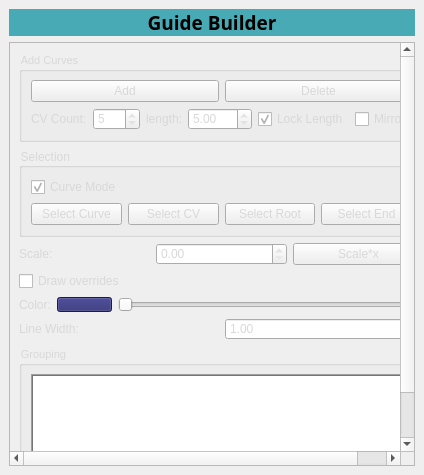
<?xml version="1.0" encoding="UTF-8"?>
<ui version="4.0">
 <class>MainWindow</class>
 <widget class="QMainWindow" name="MainWindow">
  <property name="geometry">
   <rect>
    <x>0</x>
    <y>0</y>
    <width>424</width>
    <height>475</height>
   </rect>
  </property>
  <property name="windowTitle">
   <string>Curve Tool</string>
  </property>
  <property name="dockNestingEnabled">
   <bool>true</bool>
  </property>
  <property name="unifiedTitleAndToolBarOnMac">
   <bool>false</bool>
  </property>
  <widget class="QWidget" name="centralwidget">
   <layout class="QVBoxLayout" name="verticalLayout_5">
    <item>
     <widget class="QLabel" name="label_top_Curves_Utility">
      <property name="enabled">
       <bool>true</bool>
      </property>
      <property name="font">
       <font>
        <family>Stencil Std</family>
        <pointsize>14</pointsize>
        <weight>75</weight>
        <bold>true</bold>
       </font>
      </property>
      <property name="styleSheet">
       <string notr="true">background-color: rgb(72, 170, 181);
color: rgb(0, 0, 0);</string>
      </property>
      <property name="frameShape">
       <enum>QFrame::NoFrame</enum>
      </property>
      <property name="frameShadow">
       <enum>QFrame::Plain</enum>
      </property>
      <property name="lineWidth">
       <number>1</number>
      </property>
      <property name="text">
       <string>Guide Builder</string>
      </property>
      <property name="alignment">
       <set>Qt::AlignCenter</set>
      </property>
      <property name="margin">
       <number>0</number>
      </property>
     </widget>
    </item>
    <item>
     <widget class="QScrollArea" name="scrollArea">
      <property name="widgetResizable">
       <bool>true</bool>
      </property>
      <widget class="QWidget" name="scrollAreaWidgetContents">
       <property name="geometry">
        <rect>
         <x>0</x>
         <y>0</y>
         <width>387</width>
         <height>452</height>
        </rect>
       </property>
       <layout class="QVBoxLayout" name="verticalLayout_3">
        <item>
         <widget class="QGroupBox" name="grp_add_curves">
          <property name="font">
           <font>
            <pointsize>8</pointsize>
           </font>
          </property>
          <property name="styleSheet">
           <string notr="true">color: rgb(216, 216, 216);</string>
          </property>
          <property name="title">
           <string>Add Curves</string>
          </property>
          <property name="flat">
           <bool>true</bool>
          </property>
          <layout class="QVBoxLayout" name="verticalLayout">
           <item>
            <layout class="QHBoxLayout" name="horizontalLayout_2">
             <property name="sizeConstraint">
              <enum>QLayout::SetDefaultConstraint</enum>
             </property>
             <item>
              <widget class="QPushButton" name="btn_add_curve">
               <property name="enabled">
                <bool>true</bool>
               </property>
               <property name="text">
                <string>Add</string>
               </property>
              </widget>
             </item>
             <item>
              <widget class="QPushButton" name="btn_del_curve">
               <property name="text">
                <string>Delete</string>
               </property>
              </widget>
             </item>
            </layout>
           </item>
           <item>
            <layout class="QHBoxLayout" name="horizontalLayout">
             <item>
              <widget class="QLabel" name="label_2">
               <property name="text">
                <string>CV Count:</string>
               </property>
              </widget>
             </item>
             <item>
              <widget class="QSpinBox" name="spin_cv_count">
               <property name="minimum">
                <number>2</number>
               </property>
               <property name="maximum">
                <number>200</number>
               </property>
               <property name="value">
                <number>5</number>
               </property>
              </widget>
             </item>
             <item>
              <widget class="QLabel" name="label_3">
               <property name="text">
                <string>length:</string>
               </property>
              </widget>
             </item>
             <item>
              <widget class="QDoubleSpinBox" name="dspin_crv_len">
               <property name="minimum">
                <double>1.000000000000000</double>
               </property>
               <property name="maximum">
                <double>999.990000000000009</double>
               </property>
               <property name="value">
                <double>5.000000000000000</double>
               </property>
              </widget>
             </item>
             <item>
              <widget class="QCheckBox" name="check_lock_len">
               <property name="text">
                <string>Lock Length</string>
               </property>
               <property name="checked">
                <bool>true</bool>
               </property>
              </widget>
             </item>
             <item>
              <widget class="QCheckBox" name="checkBox">
               <property name="text">
                <string>Mirror</string>
               </property>
              </widget>
             </item>
            </layout>
           </item>
          </layout>
         </widget>
        </item>
        <item>
         <widget class="QGroupBox" name="grp_selection">
          <property name="styleSheet">
           <string notr="true">color: rgb(216, 216, 216);</string>
          </property>
          <property name="title">
           <string>Selection </string>
          </property>
          <property name="flat">
           <bool>true</bool>
          </property>
          <layout class="QVBoxLayout" name="verticalLayout_2">
           <item>
            <widget class="QCheckBox" name="check_curve_mode">
             <property name="text">
              <string>Curve Mode</string>
             </property>
             <property name="checked">
              <bool>true</bool>
             </property>
            </widget>
           </item>
           <item>
            <layout class="QHBoxLayout" name="horizontalLayout_3">
             <property name="sizeConstraint">
              <enum>QLayout::SetDefaultConstraint</enum>
             </property>
             <item>
              <widget class="QPushButton" name="btn_sel_curve">
               <property name="enabled">
                <bool>true</bool>
               </property>
               <property name="text">
                <string>Select Curve</string>
               </property>
              </widget>
             </item>
             <item>
              <widget class="QPushButton" name="btn_sel_cv">
               <property name="text">
                <string>Select CV</string>
               </property>
              </widget>
             </item>
             <item>
              <widget class="QPushButton" name="btn_sel_root">
               <property name="text">
                <string>Select Root</string>
               </property>
              </widget>
             </item>
             <item>
              <widget class="QPushButton" name="btn_sel_end">
               <property name="text">
                <string>Select End</string>
               </property>
              </widget>
             </item>
            </layout>
           </item>
          </layout>
         </widget>
        </item>
        <item>
         <layout class="QHBoxLayout" name="horizontalLayout_4">
          <item>
           <widget class="QLabel" name="label_scale">
            <property name="styleSheet">
             <string notr="true">color: rgb(216, 216, 216);</string>
            </property>
            <property name="text">
             <string>Scale:</string>
            </property>
           </widget>
          </item>
          <item>
           <widget class="QDoubleSpinBox" name="dspin_scale_curve">
            <property name="styleSheet">
             <string notr="true">color: rgb(216, 216, 216);</string>
            </property>
           </widget>
          </item>
          <item>
           <widget class="QPushButton" name="btn_scale_curve">
            <property name="styleSheet">
             <string notr="true">color: rgb(216, 216, 216);</string>
            </property>
            <property name="text">
             <string>Scale*x</string>
            </property>
           </widget>
          </item>
         </layout>
        </item>
        <item>
         <widget class="QCheckBox" name="check_draw_override">
          <property name="styleSheet">
           <string notr="true">color: rgb(216, 216, 216);</string>
          </property>
          <property name="text">
           <string>Draw overrides</string>
          </property>
         </widget>
        </item>
        <item>
         <layout class="QHBoxLayout" name="horizontalLayout_5">
          <item>
           <widget class="QLabel" name="label_color">
            <property name="styleSheet">
             <string notr="true">color: rgb(216, 216, 216);</string>
            </property>
            <property name="text">
             <string>Color:</string>
            </property>
           </widget>
          </item>
          <item>
           <widget class="QPushButton" name="btn_color_picker">
            <property name="minimumSize">
             <size>
              <width>55</width>
              <height>12</height>
             </size>
            </property>
            <property name="focusPolicy">
             <enum>Qt::NoFocus</enum>
            </property>
            <property name="styleSheet">
             <string notr="true">background-color: rgb(37, 37, 110);</string>
            </property>
            <property name="text">
             <string/>
            </property>
           </widget>
          </item>
          <item>
           <widget class="QSlider" name="slider_color">
            <property name="maximum">
             <number>100</number>
            </property>
            <property name="orientation">
             <enum>Qt::Horizontal</enum>
            </property>
           </widget>
          </item>
         </layout>
        </item>
        <item>
         <layout class="QHBoxLayout" name="horizontalLayout_6">
          <item>
           <widget class="QLabel" name="label_line_width">
            <property name="styleSheet">
             <string notr="true">color: rgb(216, 216, 216);</string>
            </property>
            <property name="text">
             <string>Line Width:</string>
            </property>
           </widget>
          </item>
          <item>
           <widget class="QDoubleSpinBox" name="spin_line_width">
            <property name="styleSheet">
             <string notr="true">color: rgb(216, 216, 216);</string>
            </property>
            <property name="maximum">
             <double>10.000000000000000</double>
            </property>
            <property name="singleStep">
             <double>0.100000000000000</double>
            </property>
            <property name="value">
             <double>1.000000000000000</double>
            </property>
           </widget>
          </item>
         </layout>
        </item>
        <item>
         <widget class="QGroupBox" name="group_grouping">
          <property name="sizePolicy">
           <sizepolicy hsizetype="Preferred" vsizetype="Minimum">
            <horstretch>0</horstretch>
            <verstretch>0</verstretch>
           </sizepolicy>
          </property>
          <property name="minimumSize">
           <size>
            <width>0</width>
            <height>150</height>
           </size>
          </property>
          <property name="maximumSize">
           <size>
            <width>16777215</width>
            <height>160</height>
           </size>
          </property>
          <property name="font">
           <font>
            <family>MS Shell Dlg 2</family>
            <pointsize>8</pointsize>
            <weight>50</weight>
            <italic>false</italic>
            <bold>false</bold>
           </font>
          </property>
          <property name="styleSheet">
           <string notr="true">color: rgb(216, 216, 216);</string>
          </property>
          <property name="title">
           <string>Grouping</string>
          </property>
          <layout class="QVBoxLayout" name="verticalLayout_4">
           <item>
            <widget class="QListWidget" name="list_groups">
             <property name="frameShape">
              <enum>QFrame::WinPanel</enum>
             </property>
             <property name="selectionMode">
              <enum>QAbstractItemView::ExtendedSelection</enum>
             </property>
            </widget>
           </item>
           <item>
            <layout class="QHBoxLayout" name="horizontalLayout_7">
             <item>
              <widget class="QPushButton" name="btn_new_item">
               <property name="text">
                <string>New</string>
               </property>
              </widget>
             </item>
             <item>
              <widget class="QPushButton" name="pushButton_2">
               <property name="text">
                <string>New From selected</string>
               </property>
              </widget>
             </item>
             <item>
              <widget class="QPushButton" name="btn_del_grp">
               <property name="text">
                <string>Delete</string>
               </property>
              </widget>
             </item>
            </layout>
           </item>
          </layout>
         </widget>
        </item>
       </layout>
      </widget>
     </widget>
    </item>
   </layout>
  </widget>
 </widget>
 <resources/>
 <connections/>
</ui>
